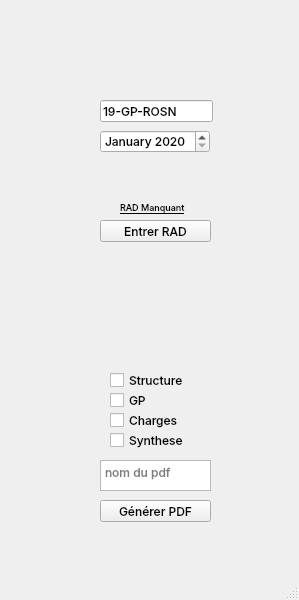
<?xml version="1.0" encoding="UTF-8"?>
<ui version="4.0">
 <class>MainWindow</class>
 <widget class="QMainWindow" name="MainWindow">
  <property name="geometry">
   <rect>
    <x>0</x>
    <y>0</y>
    <width>299</width>
    <height>600</height>
   </rect>
  </property>
  <property name="font">
   <font>
    <family>Comfortaa</family>
    <weight>75</weight>
    <bold>true</bold>
   </font>
  </property>
  <property name="windowTitle">
   <string>MainWindow</string>
  </property>
  <property name="autoFillBackground">
   <bool>false</bool>
  </property>
  <property name="tabShape">
   <enum>QTabWidget::Rounded</enum>
  </property>
  <widget class="QWidget" name="centralwidget">
   <widget class="QPushButton" name="pushButton">
    <property name="geometry">
     <rect>
      <x>100</x>
      <y>500</y>
      <width>111</width>
      <height>22</height>
     </rect>
    </property>
    <property name="font">
     <font>
      <family>Inter Medium</family>
      <weight>50</weight>
      <bold>false</bold>
     </font>
    </property>
    <property name="text">
     <string>Générer PDF</string>
    </property>
   </widget>
   <widget class="QPushButton" name="pushButton_2">
    <property name="geometry">
     <rect>
      <x>100</x>
      <y>220</y>
      <width>111</width>
      <height>22</height>
     </rect>
    </property>
    <property name="font">
     <font>
      <family>Inter Medium</family>
      <weight>50</weight>
      <bold>false</bold>
     </font>
    </property>
    <property name="text">
     <string>Entrer RAD</string>
    </property>
   </widget>
   <widget class="QCheckBox" name="checkBox">
    <property name="geometry">
     <rect>
      <x>110</x>
      <y>430</y>
      <width>80</width>
      <height>20</height>
     </rect>
    </property>
    <property name="font">
     <font>
      <family>Inter Medium</family>
      <weight>50</weight>
      <bold>false</bold>
     </font>
    </property>
    <property name="text">
     <string>Synthese</string>
    </property>
   </widget>
   <widget class="QCheckBox" name="checkBox_2">
    <property name="geometry">
     <rect>
      <x>110</x>
      <y>410</y>
      <width>80</width>
      <height>20</height>
     </rect>
    </property>
    <property name="font">
     <font>
      <family>Inter Medium</family>
      <weight>50</weight>
      <bold>false</bold>
     </font>
    </property>
    <property name="text">
     <string>Charges</string>
    </property>
   </widget>
   <widget class="QCheckBox" name="checkBox_3">
    <property name="geometry">
     <rect>
      <x>110</x>
      <y>390</y>
      <width>80</width>
      <height>20</height>
     </rect>
    </property>
    <property name="font">
     <font>
      <family>Inter Medium</family>
      <weight>50</weight>
      <bold>false</bold>
     </font>
    </property>
    <property name="text">
     <string>GP</string>
    </property>
   </widget>
   <widget class="QCheckBox" name="checkBox_4">
    <property name="geometry">
     <rect>
      <x>110</x>
      <y>370</y>
      <width>80</width>
      <height>20</height>
     </rect>
    </property>
    <property name="font">
     <font>
      <family>Inter Medium</family>
      <weight>50</weight>
      <bold>false</bold>
     </font>
    </property>
    <property name="text">
     <string>Structure</string>
    </property>
   </widget>
   <widget class="QDateEdit" name="dateEdit">
    <property name="geometry">
     <rect>
      <x>100</x>
      <y>130</y>
      <width>110</width>
      <height>23</height>
     </rect>
    </property>
    <property name="font">
     <font>
      <family>Inter Medium</family>
      <weight>50</weight>
      <bold>false</bold>
     </font>
    </property>
    <property name="displayFormat">
     <string>MMMM yyyy</string>
    </property>
    <property name="date">
     <date>
      <year>2020</year>
      <month>1</month>
      <day>1</day>
     </date>
    </property>
   </widget>
   <widget class="QPlainTextEdit" name="plainTextEdit">
    <property name="geometry">
     <rect>
      <x>100</x>
      <y>460</y>
      <width>111</width>
      <height>31</height>
     </rect>
    </property>
    <property name="font">
     <font>
      <family>Inter Medium</family>
      <weight>50</weight>
      <bold>false</bold>
     </font>
    </property>
    <property name="placeholderText">
     <string>nom du pdf</string>
    </property>
   </widget>
   <widget class="QLabel" name="label">
    <property name="geometry">
     <rect>
      <x>120</x>
      <y>200</y>
      <width>101</width>
      <height>16</height>
     </rect>
    </property>
    <property name="font">
     <font>
      <family>Inter Medium</family>
      <pointsize>7</pointsize>
      <weight>50</weight>
      <bold>false</bold>
      <underline>true</underline>
     </font>
    </property>
    <property name="text">
     <string>RAD Manquant</string>
    </property>
   </widget>
   <widget class="QLineEdit" name="lineEdit">
    <property name="geometry">
     <rect>
      <x>100</x>
      <y>100</y>
      <width>113</width>
      <height>22</height>
     </rect>
    </property>
    <property name="font">
     <font>
      <family>Inter Medium</family>
      <weight>50</weight>
      <bold>false</bold>
     </font>
    </property>
    <property name="text">
     <string>19-GP-ROSN</string>
    </property>
   </widget>
  </widget>
  <widget class="QMenuBar" name="menubar">
   <property name="geometry">
    <rect>
     <x>0</x>
     <y>0</y>
     <width>299</width>
     <height>19</height>
    </rect>
   </property>
  </widget>
  <widget class="QStatusBar" name="statusbar"/>
 </widget>
 <resources/>
 <connections/>
</ui>
